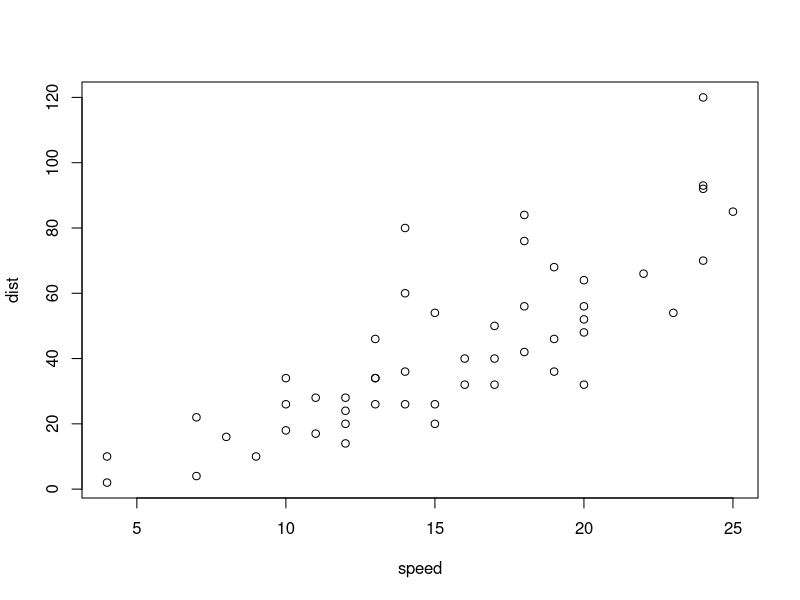
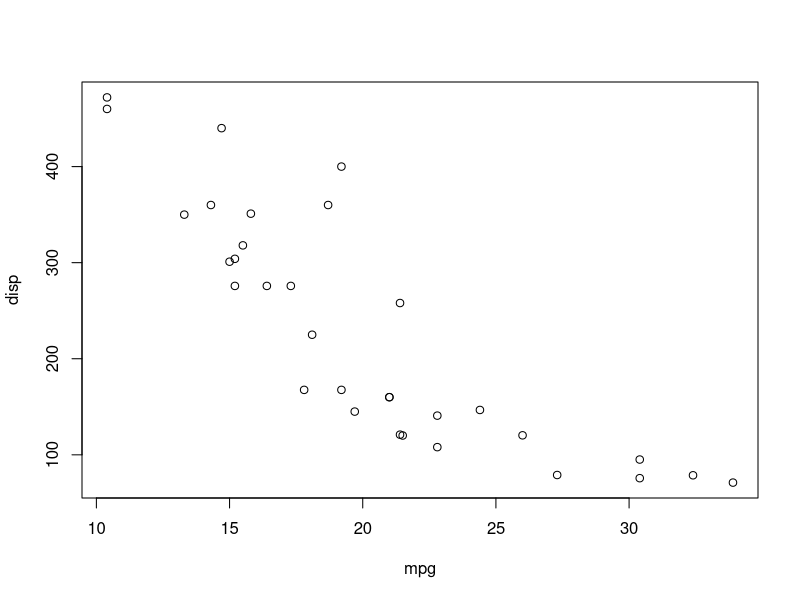
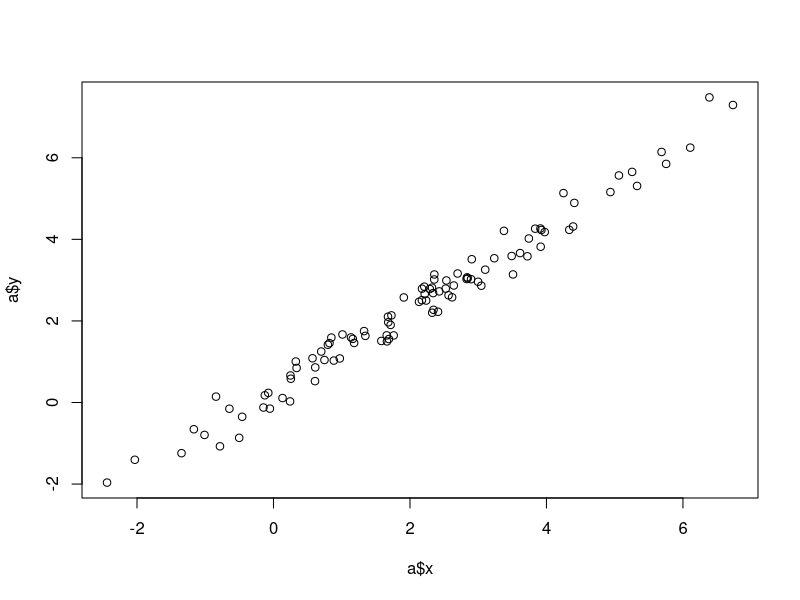

The R source for these figures, in order:
## ---- chunk 1
summary(cars)
## ---- chunk 2
plot(cars)
## ---- chunk 3
data(mtcars)

with(mtcars, plot(mpg, disp))
## ---- chunk 4
# a random dataset
x <-  rnorm(100, 2, 2)
y <- x + rnorm(100, .3, .3)

a <- data.frame(x = x, y = y)
## ---- chunk 5
plot(a$x, a$y)
